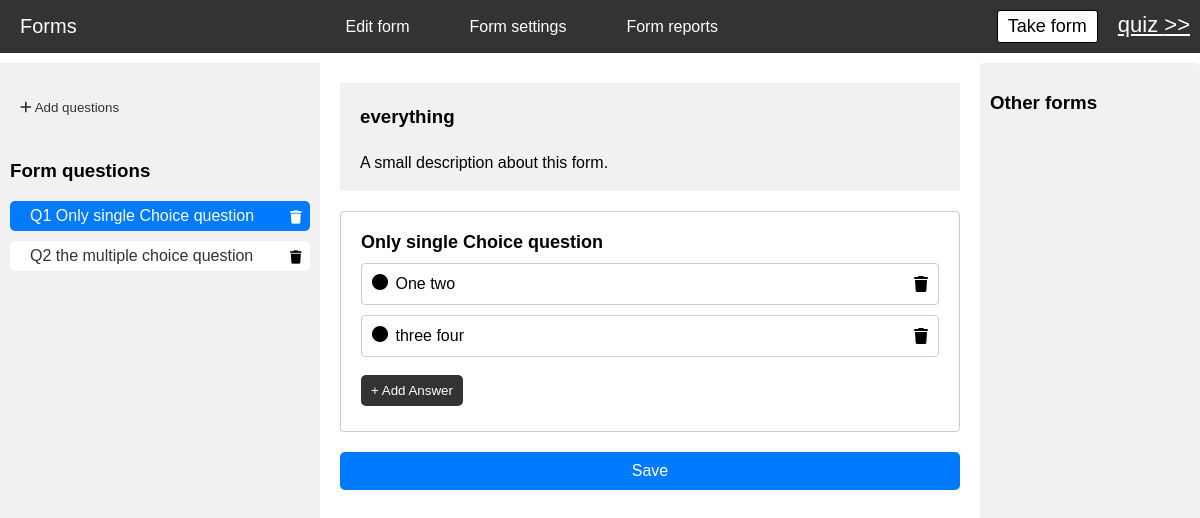
Screenshot of /forms/edit-form/10/7 with the database file from the repository.
### conditionalforms/models.py (models this page shows, shortened)
class question(models.Model):
    QUESTION_TYPES = (
        ('single_choice', 'Single Choice'),
        ('multiple_choice', 'Multiple Choice'),
        ('short_answer', 'Short Answer'),
        ('long_answer', 'Long Answer'),
        ('yes_no', 'Yes/No'),
    )
    form=models.ForeignKey(form,on_delete=models.CASCADE,db_column="Form")
    question_type = models.CharField(max_length=20, choices=QUESTION_TYPES,blank=True,db_column="QuestionType")
    title = models.TextField(default="Question Title",db_column="Title")
    placeholder = models.CharField(default="Placeholder text",max_length=100,blank=True, null=True,db_column="Placeholder")

class form(models.Model):
    formtitle=models.CharField(max_length=500,default="Form Title",blank=True,db_column="FormTitle")
    formdescription=models.TextField(default="A small description about this form.",blank=True,db_column="FormDescription")
    formslug=models.SlugField(max_length=200,default="form-title",null=True,db_column="FormSlug")
    datemodified=models.DateTimeField(auto_now=True,db_column="DateModified")
    showformdetails=models.BooleanField(default=True,db_column="ShowFormDetails")
    ispublished=models.BooleanField(default=True,db_column="IsPublished")

class answer(models.Model):
    content=models.TextField(default="Answer",blank=True,null=True,db_column="Content")
    is_correct=models.BooleanField(default=False,db_column="IsCorrect")
    questiontitle=models.ForeignKey(question,on_delete=models.CASCADE,blank=True,null=True,db_column="QuestionTitle")

### conditionalforms/views.py (the view)
# urls.py: path("edit-form/<int:id>/<int:questionid>",views.editform,name="editquestion"),
def editform(request, id,questionid=None):
    context = {}
    projectName = settings.ROOT_URLCONF.split('.')[0]
    formdata = get_object_or_404(models.form, id=id)
    allform = models.form.objects.all().exclude(id=id)
    questions = question.objects.get(form_id=id,id=questionid) if questionid else ''
    allQuestions = question.objects.filter(form_id=id)
    Answerformset = modelformset_factory(answer,fields=('content', 'is_correct'),extra=0)
    if request.method == "POST":
        answer_formset=Answerformset(request.POST,queryset=answer.objects.filter(questiontitle_id=questions.id))
        form = None
        prefix = f'question_{questions.id}'
        if questions.question_type == 'single_choice':
            form = SingleChoiceForm(request.POST, instance=questions, prefix=prefix)
        elif questions.question_type == 'multiple_choice':
            form = MultipleChoiceForm(request.POST, instance=questions, prefix=prefix)
        elif questions.question_type == 'yes_no':
            form = YesNoForm(request.POST, instance=questions, prefix=prefix)
        elif questions.question_type == 'short_answer':
            form = ShortAnswerForm(request.POST, instance=questions, prefix=prefix)
        elif questions.question_type == 'long_answer':
            form = LongAnswerForm(request.POST, instance=questions, prefix=prefix)
        if answer_formset.is_valid():
            answer_formset.save()
        if form is not None and form.is_valid():
            inst=form.save(commit=False)
            if questions.question_type == 'long_answer' or questions.question_type == 'short_answer':
                inst.placeholder=request.POST.get('answer')
            elif questions.question_type == 'multiple_choice':
                inst.correct_answer=request.POST.getlist('answer')
            else:
                inst.correct_answer=request.POST.get('answer')
            inst.save()
            messages.success(request, "Questions updated successfully. Your changes have been saved.")
        else:
            error = form.errors if form else None
            messages.error(request, "Failed to update the form. An error occurred while saving your changes.")
            context['errors'] = error
    else:
        answer_formset=Answerformset(queryset=answer.objects.filter(questiontitle_id=questions.id)) if questions != '' else None
    question_forms = [SingleChoiceForm(instance=questions, prefix=f'question_{questions.id}') if questions.question_type == 'single_choice'
        else MultipleChoiceForm(instance=questions, prefix=f'question_{questions.id}') if questions.question_type == 'multiple_choice'
        else YesNoForm(instance=questions, prefix=f'question_{questions.id}') if questions.question_type == 'yes_no'
        else ShortAnswerForm(instance=questions, prefix=f'question_{questions.id}') if question.question_type == 'short_answer'
        else LongAnswerForm(instance=questions, prefix=f'question_{questions.id}')] if questionid else None
    context['allForms'] = allform
    context['questions'] = questions
    context['allQuestions'] = allQuestions
    context['question_forms'] = question_forms
    context['projectName'] = projectName
    context['id'] = id
    context['form'] = formdata
    context['answerforms']=answer_formset
    return render(request, "editform.html", context)

### conditionalforms/templates/editform.html (shortened to what this page needs)
{% include 'editformnavigation.html' %}
{% load static %}
<div class="form-maincontainer">
    <div class="form-sidebar-questioncontainer">
        <h3 class="form-sidebar-title">
            <button id="toggleAddQuestion" class="form-collapsible-btn" onclick="toggleAddQuestion()">
                <i class="fas fa-plus" id="addQuestionIcon"></i> Add questions
            </button>
        </h3>
        <h3 class="form-sidebar-title">Form questions</h3>
        <div class="form-question-list" id="sortableQuestionsList" style="height: 75%;">
            {% for question in allQuestions %}
            <div class="form-question {% if question.id|add:'0' == question_forms.0.instance.pk|add:'0' %}active{% endif %}" data-questionid="{{question.id}}">
                <a href="{% url 'editquestion' id question.id %}" class="form-question-text"><div>Q{{forloop.counter}} {{question.title|safe}}</div></a>
                <form method="post" action="{% url 'deletequestion' question.id %}">
                    <div class="form-question-actions">
                        <button class="form-question-delete"><i class="fas fa-trash"></i></button>
                    </div>
                </form>
            </div>
            {% endfor %}
        </div>
    </div>
    <div class="form-mainplayground">
        <div class="form-details-panel">
            {% with 'formgeneralsettings' as settingsurl %}
            <h3>{{form.formtitle}} <i onclick="location.href='{% url settingsurl form.id %}'" class="fas fa-pencil" {% if not question_forms %} style="display: inline-block;opacity: 1;" {% endif %}></i></h3>
            <p>{{form.formdescription}} <i onclick="location.href='{% url settingsurl form.id %}'" class="fas fa-pencil" {% if not question_forms %} style="display: inline-block;opacity: 1;" {% endif %}></i></p>
            {% endwith %}
        </div>
        {% if question_forms %}
        <form method="post">
        <div class="form-question-container">
            <div class="form-question-title" contenteditable="true" id="{{question_forms.0.title.html_name}}" onblur="updateContent(this.id,this)">{{question_forms.0.title.value|safe}}</div>{{ question_forms.0.question_type }}
            {% if questions.question_type == 'single_choice' %}
            <div class="form-answer-list">
                {% for field in answerforms %}
                <div class="form-answer-card">
                    <label for="{{ field.content.id_for_label }}" class="form-answer-content">
                        <span class="icon"><i class="fas fa-circle"></i></span>
                        <span contenteditable="true" id="{{field.content.html_name}}" onblur="updateContent(this.id,this)">{{field.content.value|safe}}</span>
                        {% with 'deleteanswer' as deleteanswer %}
                        <i class="fas fa-trash" onclick="location.href='{% url deleteanswer form.id questions.id field.instance.id %}'"></i>
                        {% endwith %}
                    </label>
                </div>
                {% endfor %}
            </div>
            <br>
            {% with 'addanswer' as addanswer %}
            <button type="button" class="form-question-button" style="width: auto;" onclick="location.href='{% url addanswer form.id questions.id %}'">+ Add Answer</button>
            {% endwith %}
            {% endif %}
        </div>
        <div class="form-action-button-container">
            <button class="form-action-button">Save</button>
        </div>
        </form>
        {% endif %}
    </div>
    <div class="form-sidebar-otherforms">
        <h3 class="form-sidebar-title">Other forms</h3>
    </div>
</div>

### conditionalforms/static/formmain.css (style rules this page uses)
.form-maincontainer { display: flex; margin-top: 10px; height: 90vh; }
.form-sidebar-questioncontainer { width: 300px; background-color: #f1f1f1; padding: 10px; }
.form-question-button { display: block; width: 100%; padding: 8px 10px; margin-bottom: 5px; background-color: #333; color: #fff; border: none; text-align: left; cursor: pointer; border-radius: 5px; transition: background-color 0.3s ease; }
.form-question { display: flex; justify-content: space-between; align-items: center; margin-bottom: 5px; background-color: #fff; padding: 5px; border-radius: 5px; transition: background-color 0.3s ease; cursor: pointer; }
.form-question.active { background-color: #007bff; }
.form-question.active a,.form-question.active .fas { color: white !important; }
.form-question form { margin: 0; margin-left: auto; }
.form-question-text { text-decoration: none; color: #333; }
.form-question-actions { display: flex; gap: 5px; align-items: center; }
.form-question-actions button { background-color: transparent; border: none; padding: 5px; cursor: pointer; transition: background-color 0.3s ease; }
.form-question-actions button i { color: black; }
.form-mainplayground { flex: 1; padding: 10px; display: flex; gap: 20px; flex-direction: column; overflow: auto; }
.form-question-container { margin-bottom: 20px; padding: 20px; border: 1px solid #ccc; border-radius: 4px; }
.form-question-title { font-size: 18px; font-weight: bold; margin-bottom: 10px; outline: none; }
.form-answer-list { display: flex; flex-direction: column; gap: 10px; }
.form-answer-card { display: flex; align-items: center; }
.form-answer-card .form-answer-content { position: relative; border: 1px solid #ccc; border-radius: 4px; padding: 10px; font-size: 16px; transition: border-color 0.3s; cursor: pointer; display: flex; align-items: center; gap: 5px; width: 100%; }
.form-answer-card .form-answer-content .icon { width: 20px; height: 20px; }
.form-answer-content span { outline: none; width: 100%; }
.form-sidebar-otherforms { width: 200px; background-color: #f1f1f1; padding: 10px; border-radius: 5px; transition: background-color 0.3s ease; }
.form-collapsible-btn { background-color: #f1f1f1; color: #333; padding: 8px 10px; width: 100%; text-align: left; border: none; outline: none; cursor: pointer; }
.form-action-button { display: block; width: 100%; padding: 10px; margin-bottom: 10px; background-color: #333; color: #fff; border: none; text-align: center; cursor: pointer; border-radius: 5px; transition: background-color 0.3s ease; }
.form-question-edit, .form-question-delete { display: inline-block; width: 20px; height: 20px; background-color: #555; color: #fff; border: none; padding: 5px; cursor: pointer; border-radius: 50%; transition: background-color 0.3s ease; }
.form-details-panel { background-color: #f1f1f1; padding: 0px 20px; }

### conditionalforms/static/formsettings.css (style rules this page uses)
.form-action-button-container { text-align: center; margin-top: 20px; }

### conditionalforms/static/formreports.css (style rules this page uses)
.form-mainplayground { padding: 20px; }
.form-question, .form-essay-answer { margin-bottom: 10px; }
.form-action-button-container { text-align: center; margin-top: 20px; }
.form-action-button { padding: 10px 20px; background-color: #007bff; color: #fff; border: none; border-radius: 5px; font-size: 16px; cursor: pointer; }

### rows the page displays
question: title "Only single Choice question", Title "Only single Choice question", QuestionType "single_choice" (drawn)
question: title "the multiple choice question"
form: formtitle "everything", formdescription "A small description about this form."
answer: content.value "One two"
answer: content.value "three four"

### other values shown
{{ projectName }} "quiz"
